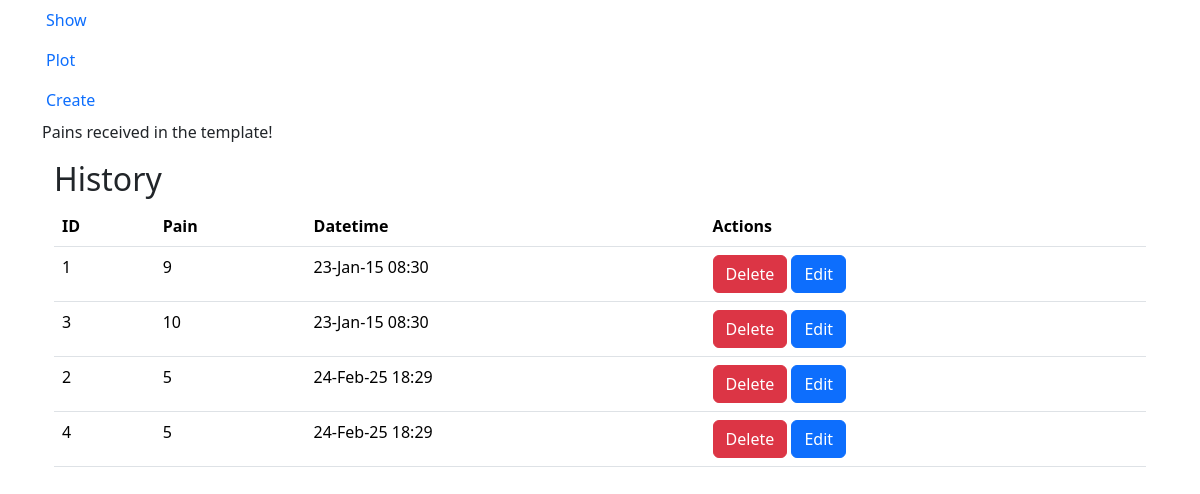
Before: /pain/read with the older database file.
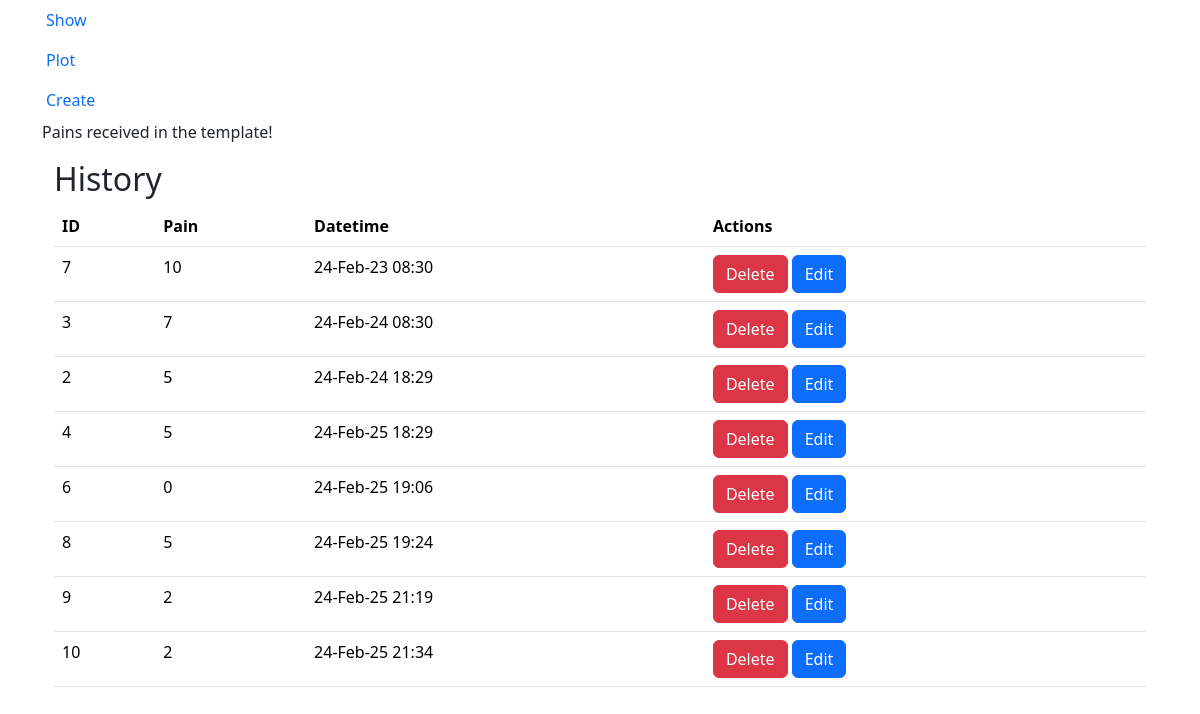
After: the same page with the newer database file.
### models.py (models this page shows, shortened)
class Pain(Base):
    __tablename__ = "pain"
    id                  = Column(Integer, primary_key=True, index=True)
    date_time           = Column(DateTime, index=True, default=datetime.now())
    pain_level          = Column(Integer, nullable=False, index=True)
    is_active           = Column(Boolean, default=True)

### routes.py (the view)
@router.get("/pain/read", response_class=HTMLResponse)
async def get_pain_data(request : Request, db: Session = Depends(get_db)):
    print('start reading')
    pains = crud.get_pain_entries(crud.GetPainsEntriesIn(db=db))
    return templates.TemplateResponse("read/pain.html", {
        "request" : request,
        "pains": pains
    })

### templates/read/pain.html
{% extends "base.html" %}
{% block content %}
    {% if pains %}
        <p>Pains received in the template!</p>
    {% else %}
        <p>No pains received in the template.</p>
    {% endif %}
    <div class="container">
        <h2>History</h2>
        <table class="table table-hover">
            <thead>
                <tr>
                    <th>ID</th>
                    <th>Pain</th>
                    <th>Datetime</th>
                    <th>Actions</th>
                </tr>
            </thead>
            <tbody>
                {% for pain in pains %}
                <tr>
                    <td>{{ pain.id }}</td>
                    <td>{{ pain.pain_level }}</td>
                    <td>{{ pain.date_time.strftime("%y-%b-%d %H:%M") }}</td>
                    <td>
                        <form action="/pain/delete/{{ pain.id }}" method="post" class="d-inline">
                            <button type="submit" class="btn btn-danger">Delete</button>
                        </form>
                        <a href="{{ url_for('get_edit_pain_form', pain_id=pain.id) }}" class="btn btn-primary">Edit</a>
                    </td>
                </tr>
                {% endfor %}
            </tbody>
        </table>
    </div>
{% endblock %}

### templates/base.html (shortened to what this page needs)
<!DOCTYPE html>
<html lang="en">
<head>
    <link href="https://cdn.jsdelivr.net/npm/bootstrap@5.3.3/dist/css/bootstrap.min.css" rel="stylesheet">
</head>
<body>
  <div class="container">
    <ul class="nav nav-pills flex-column mb-sm-auto mb-0 align-items-center align-items-sm-start" id="menu">
        <li class="nav-item">
            <a href="{{ url_for('get_pain_data') }}" class="nav-link align-middle px-0">
                <span class="ms-1 d-none d-sm-inline">Show</span>
            </a>
        </li>
        <li class="nav-item">
            <a href="{{ url_for('get_plot') }}" class="nav-link align-middle px-0">
                <span class="ms-1 d-none d-sm-inline">Plot</span>
            </a>
        </li>
        <li class="nav-item">
            <a href="{{ url_for('get_pain_form') }}" class="nav-link align-middle px-0">
                <span class="ms-1 d-none d-sm-inline">Create</span>
            </a>
        </li>
    </ul>
    {% block content %}{% endblock %}
  </div>
</body>
</html>

Changed rows visible on the page:
removed Pain: id "1", pain_level "9", date_time "23-Jan-15 08:30"
added Pain: id "7", pain_level "10", date_time "24-Feb-23 08:30"
changed Pain id 3: pain_level "10" → "7"; date_time "23-Jan-15 08:30" → "24-Feb-24 08:30"
changed Pain id 2: date_time "24-Feb-25 18:29" → "24-Feb-24 18:29"
added Pain: id "6", pain_level "0", date_time "24-Feb-25 19:06"
added Pain: id "8", pain_level "5", date_time "24-Feb-25 19:24"
added Pain: id "9", pain_level "2", date_time "24-Feb-25 21:19"
added Pain: id "10", pain_level "2", date_time "24-Feb-25 21:34"
